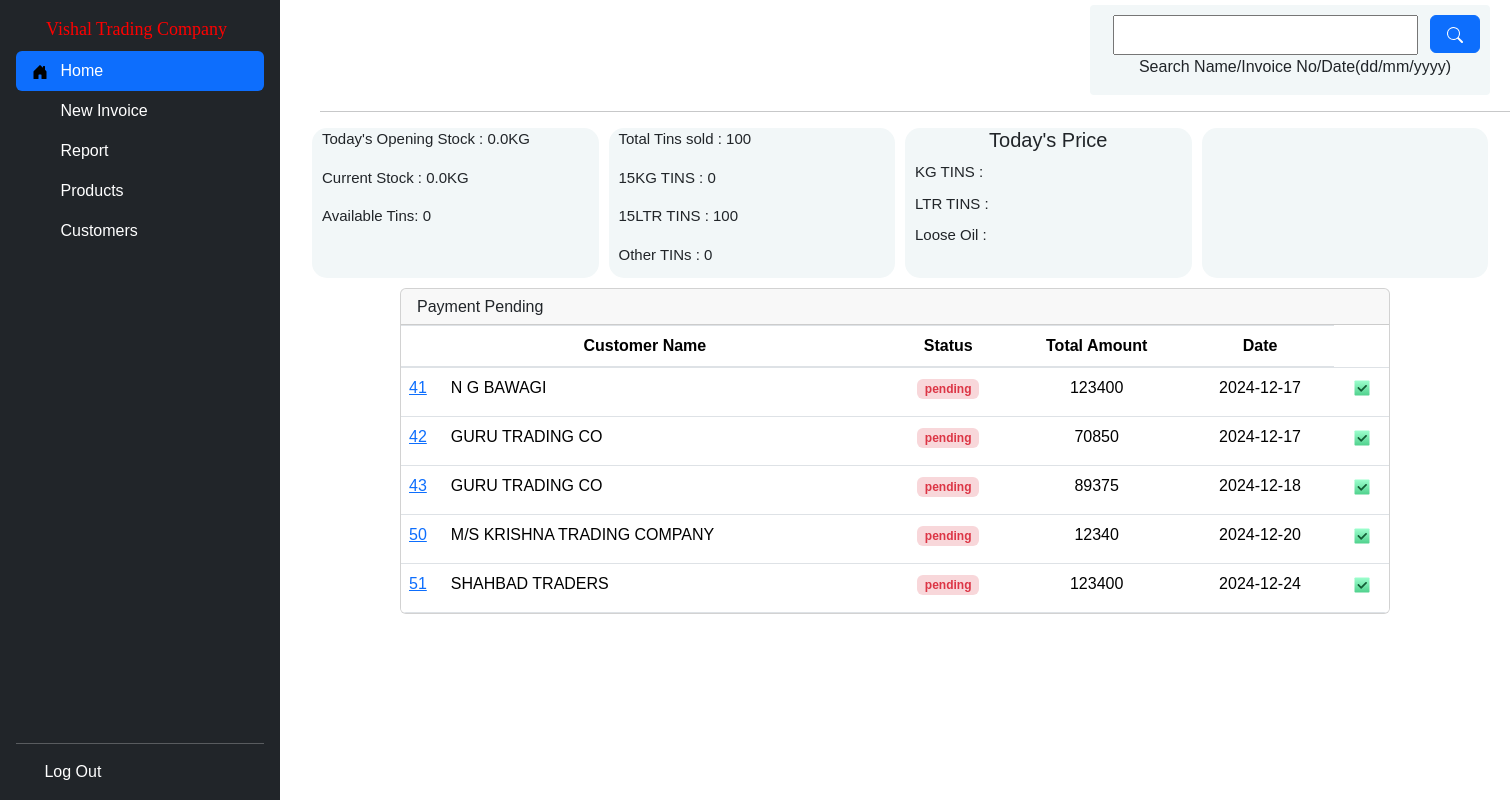
Screenshot of /home (signed in) with the database file from the repository.
### db.py (models this page shows)
class Stock(db.Model):
    __tablename__ = 'stock'
    id: Mapped[int] = mapped_column(Integer, primary_key=True)
    oil = mapped_column(JSON)
    tins_in_stock = mapped_column(Integer)
    other = mapped_column(JSON)
    date = mapped_column(Date, nullable=False)

class Invoice(db.Model):
    __tablename__ = 'invoice'
    id = Column(Integer, primary_key=True)
    invoice_no = Column(Integer, unique=True)
    customer_details = Column(JSON)
    goods_details = Column(JSON)
    total_amount = Column(JSON)
    date = Column(Date, nullable=False)

### main.py (the view)
@app.route('/home')
@login_required
def secrets():
    daily_tins_count = Stocks.get_all_daily_stocks()
    stock = Stocks.get_stock()
    print(stock)
    search = request.args.get('search')
    response = GetInvoice.get_all_invoices()
    invoices = []
    for invoice in response:
        if invoice.total_amount['status'] == "pending":
            invoices.append(invoice)
    return render_template("home.html", name=current_user.name, logged_in=True, invoices=invoices, search=search, stock=stock, daily_tins_count=daily_tins_count)

### billing.py (called while the page is built, shortened)
    @staticmethod
    def get_all_invoices():
        invoices = db.session.query(Invoice).all()
        return invoices

    @staticmethod
    def get_stock():
        latest = db.session.query(Stock).order_by(Stock.date.desc()).first()
        if latest.date == datetime.today().date():
            return latest

    @staticmethod
    def get_all_daily_stocks():
        total_tins = 0
        KG15 = 0
        LTR15 = 0
        KG13 = 0
        result = db.session.query(DailyStock).filter(DailyStock.date == datetime.today().date()).all()
        for today in result:
            KG15 += int(today.tins['RPG15KG'])
            LTR15 += int(today.tins['RPG15LTR'])
            KG13 += int(today.tins['RPG13KG'])
            total_tins += int(today.tins['RPG15KG']) + int(today.tins['RPG15LTR']) + int(today.tins['RPG13KG'])
        tis_count = {
            "total_tins": total_tins,
            "15KG": KG15,
            "15LTR": LTR15,
            "other": KG13,
        }
        return tis_count

### main.py (called while the page is built)
@login_manager.user_loader
def load_user(user_id):
    return db.get_or_404(User, user_id)

### templates/home.html (shortened to what this page needs)
<!DOCTYPE html>
<html lang="en">
<head>
    <link href="https://cdn.jsdelivr.net/npm/bootstrap@5.3.3/dist/css/bootstrap.min.css" rel="stylesheet">
    <link
      rel="stylesheet"
      href="https://stackpath.bootstrapcdn.com/bootstrap/4.5.2/css/bootstrap.min.css"
    />
    <link href="https://cdn.jsdelivr.net/npm/bootstrap@5.3.3/dist/css/bootstrap.min.css" rel="stylesheet">
    <link
      rel="stylesheet"
      href="{{ url_for('static', filename='css/home.css')}}"
    />
</head>
<body>
      <div class="sidebar d-flex flex-column flex-shrink-0 p-3 text-bg-dark" style="width: 280px;">
          <label style="color: red; margin-left: 30px; font-family: Georgia, serif; font-size: large;">Vishal Trading Company</label>
        <ul class="nav nav-pills flex-column mb-auto">
          <li class="nav-item">
            <a href="{{ url_for('secrets') }}" class="nav-link active" aria-current="page">
              Home
            </a>
          </li>
          <li>
            <a href="{{ url_for('billing') }}" class="nav-link text-white">
              <svg class="bi pe-none me-2" width="16" height="16"><use xlink:href="#speedometer2"></use></svg>
              New Invoice
            </a>
          </li>
          <li>
            <a href="{{ url_for('report') }}" class="nav-link text-white">
              <svg class="bi pe-none me-2" width="16" height="16"><use xlink:href="#table"></use></svg>
              Report
            </a>
          </li>
          <li>
            <a href="{{ url_for('products') }}" class="nav-link text-white">
              <svg class="bi pe-none me-2" width="16" height="16"><use xlink:href="#grid"></use></svg>
              Products
            </a>
          </li>
          <li>
            <a href="#" class="nav-link text-white">
              <svg class="bi pe-none me-2" width="16" height="16"><use xlink:href="#people-circle"></use></svg>
              Customers
            </a>
          </li>
        </ul>
        <hr>
        <a href="{{ url_for('logout') }}" class="nav-link text-white">
              <svg class="bi pe-none me-2" width="16" height="16"><use xlink:href="#people-circle"></use></svg>
              Log Out
            </a>
      </div>
<div class="search-box">
  <form action="{{ url_for('search') }}" method="POST">
    <input type="text" id="search" name="search" value="" style="width: 305px; height: 40px;">
    <button type="submit" class="btn btn-primary btn-block btn-large" name="search" value="search"
         style="width: 50px;  float: right; " ><svg xmlns="http://www.w3.org/2000/svg" width="16" height="16" fill="currentColor" class="bi bi-search" viewBox="0 0 16 16">
<path d="M11.742 10.344a6.5 6.5 0 1 0-1.397 1.398h-.001q.044.06.098.115l3.85 3.85a1 1 0 0 0 1.415-1.414l-3.85-3.85a1 1 0 0 0-.115-.1zM12 6.5a5.5 5.5 0 1 1-11 0 5.5 5.5 0 0 1 11 0"/>
</svg></button>
    <p >Search Name/Invoice No/Date(dd/mm/yyyy)</p>
  </form>
</div>
<hr style="margin-left: 320px;">
<div class="container">
  <div class="box">
      <p>Today's Opening Stock : {{stock.oil['today_opening_stock']}}KG</p>
      <p>Current Stock : {{stock.oil['RPG']}}KG</p>
      <p>Available Tins: {{stock.tins_in_stock}}</p>
  </div>
  <div class="box">
      <p>Total Tins sold : {{daily_tins_count['total_tins']}}</p>
      <p>15KG TINS : {{daily_tins_count['15KG']}}</p>
      <p>15LTR TINS : {{daily_tins_count['15LTR']}}</p>
      <p>Other TINs : {{daily_tins_count['other']}}</p>
  </div>
  <div class="box">
      <h5 style="text-align: center">Today's Price</h5>
      <label style="margin-left: 10px;">KG TINS :</label>
      <input style="width: 100px; border: none; background-color: #f2f7f8;"><br>
      <label style="margin-left: 10px;">LTR TINS :</label>
      <input style="width: 100px; border: none; background-color: #f2f7f8;"><br>
      <label style="margin-left: 10px;">Loose Oil :</label>
      <input style="width: 100px; border: none; background-color: #f2f7f8;">
  </div>
  <div class="box">
  </div>
</div>
<div class="card mb-6 mb-xxl-0">
  <div class="card-header">
    <div class="row align-items-center">
      <div class="col">
        <h3 class="fs-6 mb-0">Payment Pending</h3>
      </div>
    </div>
  </div>
  <div class="table-responsive">
    <table class="table table-flush align-middle mb-0">
      <thead>
        <tr><th class="fs-sm">Customer Name</th>
        <th class="fs-sm">Status</th>
        <th class="fs-sm">Total Amount</th>
        <th class="fs-sm">Date</th>
      </tr></thead>
      <tbody>
      {% for invoice in invoices: %}
        <tr>
          <td>
            <div class="d-flex align-items-center">
              <a href="{{ url_for('invoice_details', invoice_no=invoice.invoice_no) }}">{{ invoice.invoice_no }}</a>
              <div class="ms-4">
                <div>{{ invoice.customer_details['customer_name'] }}</div>
              </div>
            </div>
          </td>
          <td>
                <span class="badge bg-danger-subtle text-danger">{{ invoice.total_amount['status'] }}</span>
          </td>
          <td>
            <label>{{ invoice.total_amount['overall_amount'] }}</label>
          </td>
          <td>
            {{ invoice.date }}
          </td>
          <td>
            <a href="{{ url_for('update_invoice', invoice_no=invoice.invoice_no, edit='clear') }}">
        </a>
          </td>
        </tr>
        {% endfor %}
      </tbody>
    </table>
  </div>
</div>
</body>
</html>

### static/css/home.css (style rules this page uses)
body { margin: 0; font-family: Arial, sans-serif; }
.sidebar { position: fixed; height: 100%; overflow-y: auto; top: 0; }
.mb-6 { margin-bottom: 1.5rem !important; }
.card { margin-left: 400px; margin-right: 120px; margin-top: 10px; display: flex; flex-direction: column; max-height: 400px; overflow-y: auto; }
.table { text-align: center; }
.container { margin-top: 10px; margin-left: 300px; max-width: 1200px; display: flex; flex-wrap: wrap; gap: 10px; justify-content: space-between; }
.box { flex: 1 1 calc(25% - 20px); box-sizing: border-box; background-color: #f2f7f8; border-radius: 15px; height: 150px; font-size: 15px; }
p { margin-left: 10px; }
.search-box { margin-left: 1090px; margin-top: 5px; text-align: center; background-color: #f2f7f8; height: 90px; width: 400px; border-radius: 4px; padding: 10px; }

### rows the page displays
Stock: oil.today_opening_stock "0.0", oil.RPG "0.0", tins_in_stock "0"
Invoice: invoice_no "41", customer_details.customer_name "N G BAWAGI", total_amount.status "pending", total_amount.overall_amount "123400", date "2024-12-17"
Invoice: invoice_no "42", customer_details.customer_name "GURU TRADING CO", total_amount.status "pending", total_amount.overall_amount "70850", date "2024-12-17"
Invoice: invoice_no "43", customer_details.customer_name "GURU TRADING CO", total_amount.status "pending", total_amount.overall_amount "89375", date "2024-12-18"
Invoice: invoice_no "50", customer_details.customer_name "M/S KRISHNA TRADING COMPANY", total_amount.status "pending", total_amount.overall_amount "12340", date "2024-12-20"
Invoice: invoice_no "51", customer_details.customer_name "SHAHBAD TRADERS", total_amount.status "pending", total_amount.overall_amount "123400", date "2024-12-24"

### other values shown
{{ daily_tins_count['total_tins'] }} "100"
{{ daily_tins_count['15KG'] }} "0"
{{ daily_tins_count['15LTR'] }} "100"
{{ daily_tins_count['other'] }} "0"
